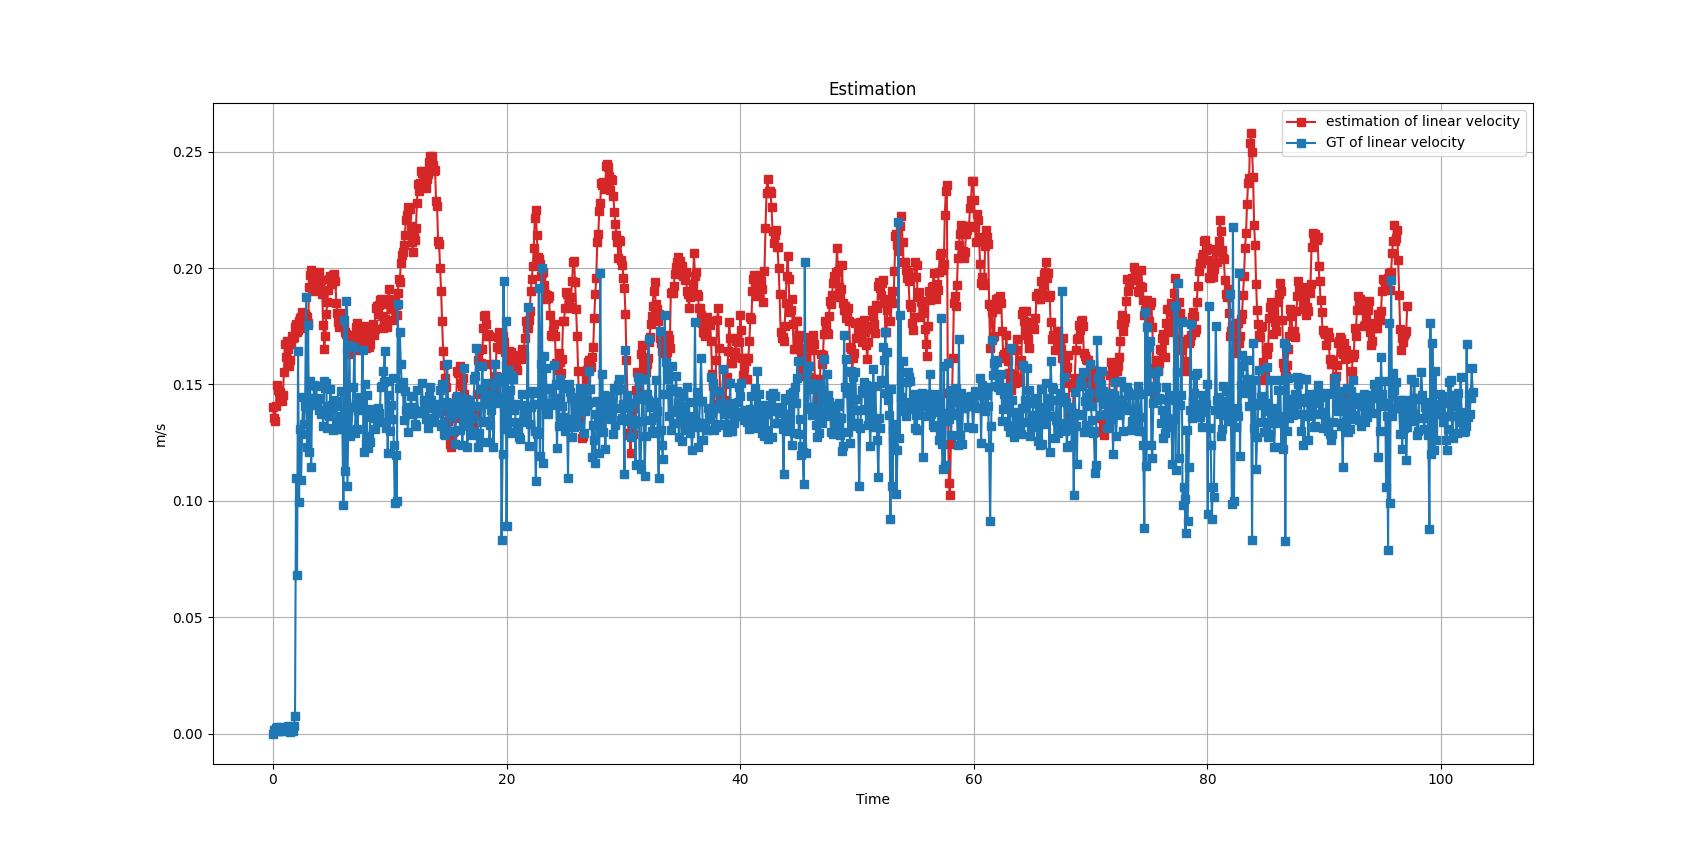

Recreate this plot in Python.
import matplotlib.pyplot as plt
import numpy as np

with open('vel_robot2.txt', 'r') as file:
    vel_r2 = file.readlines()

with open('rosbag_vel.txt', 'r') as file:
    rosbag_vel = file.readlines()

with open('rosbag_time.txt', 'r') as file:
    rostime = file.readlines()

with open('rosbag_time_plus.txt', 'r') as file:
    rostime_plus = file.readlines()

gt_vel = []

rosgbag_time = []
rosgbag_time_plus = []

estim_vel = []

for line in rostime_plus:
    rosgbag_time_plus.append(float(line.strip()))

for line in rosbag_vel:
    estim_vel.append(float(line.strip()))

for line in rostime:
    rosgbag_time.append(float(line.strip()))
downsample_ratio = int(9535 / 1127)
cnt = 0
for line in vel_r2:
    if cnt % downsample_ratio == 0:
        x, y = map(float, line.strip().split('\t'))
        gt_vel.append(y)
    cnt += 1
cnt = 0 

color = 'tab:red'
plt.plot(rosgbag_time, estim_vel, marker='s', linestyle='-', color=color, label='estimation of linear velocity')

color = 'tab:blue'
plt.plot(rosgbag_time_plus, gt_vel, marker='s', linestyle='-', color=color, label='GT of linear velocity')

# color = 'tab:green'
# plt.plot(gt_robot1_x, gt_robot1_y, marker='s', linestyle='-', color=color, label='gt_r1')

plt.title('Estimation')
plt.xlabel('Time')
plt.ylabel('m/s')
plt.grid(True)
plt.legend()

plt.show()
